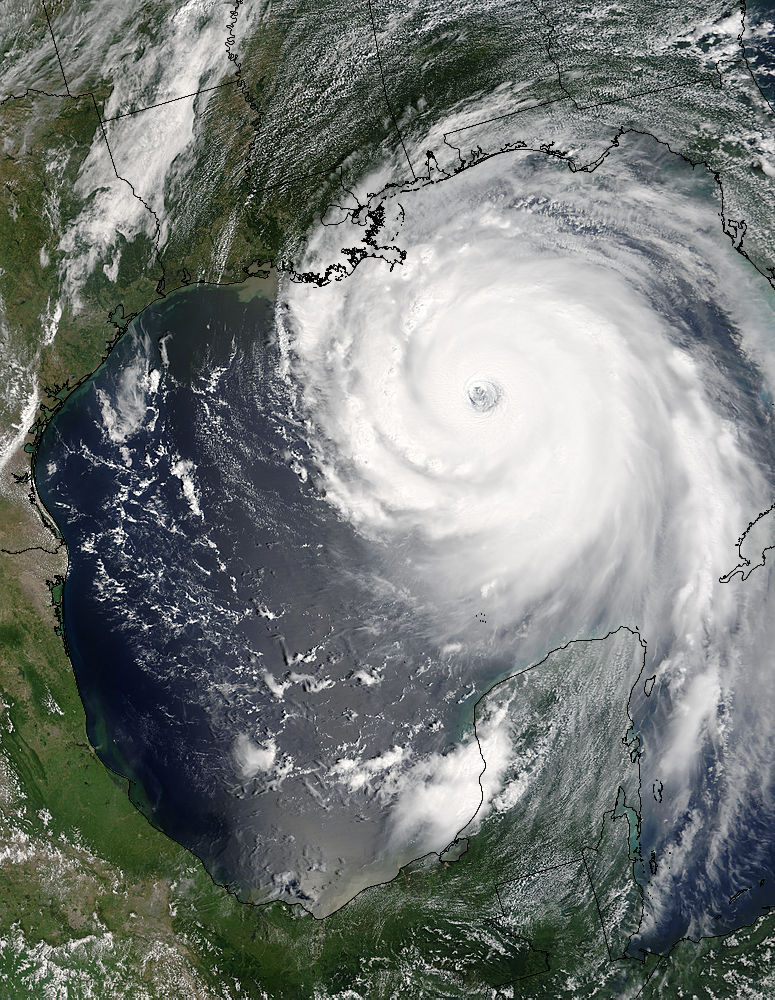
#> input picture assets/img/hurricane-katrina-1.jpg, 775 x 1000 px; its folder holds only this picture in this run
$ python color-map.py
#> lines starting #> are read from the running program, lines starting #| are printed output that depends on the picture
#!/usr/bin/env python

# color-map.py
#
# Copyright(c) Exequiel Ceasar Navarrete <esnavarrete1@up.edu.ph>
# Licensed under MIT
# Version 1.0.2

import os
import cv2
import sys
import glob
from shutil import rmtree

def color_map():
  image_dir_path = os.path.join(os.getcwd(), "assets/img")
  out_path = os.path.join(os.getcwd(), "out/color-map")
  ext = "jpg"

  # find all images in the directory
  images = glob.glob(f"{image_dir_path}/*.{ext}")

  # get all colormap flags available in opencv
  colormap_flag_prefix = 'COLORMAP_'
  colormap_flags = [i for i in dir(cv2) if i.startswith(colormap_flag_prefix)]

  # assemble the dictionary of color maps
  colormaps = {}
  for colormap_flag in colormap_flags:
    colormap_key = colormap_flag[len(colormap_flag_prefix):].lower()

    colormaps[colormap_key] = getattr(cv2, colormap_flag)

  # exit immediately when there are no detected color maps
  num_colormap_flags = len(colormap_flags)
  if num_colormap_flags == 0:
    print("No color map flags present on OpenCV. This is insane! should have at least one!")
    sys.exit(1)

  # exit immediately when there are no images present on the folder
  num_images = len(images)
  if num_images == 0:
    print(f"No images present on the directory: {image_dir_path}")
    sys.exit(1)

  print(f"Reading all images from the directory: {image_dir_path}")
  print(f"Output will be saved in: {out_path}")

  # delete the folder to make sure we are create new files
  if os.path.exists(out_path):
    rmtree(out_path)

  # create the output folder if not exists
  if not os.path.exists(out_path):
    os.makedirs(out_path)

  # iterate all found images
  for image in images:
    basename = os.path.basename(image)
    filename, _ = os.path.splitext(basename)
    im_gray = cv2.imread(image, cv2.IMREAD_GRAYSCALE)
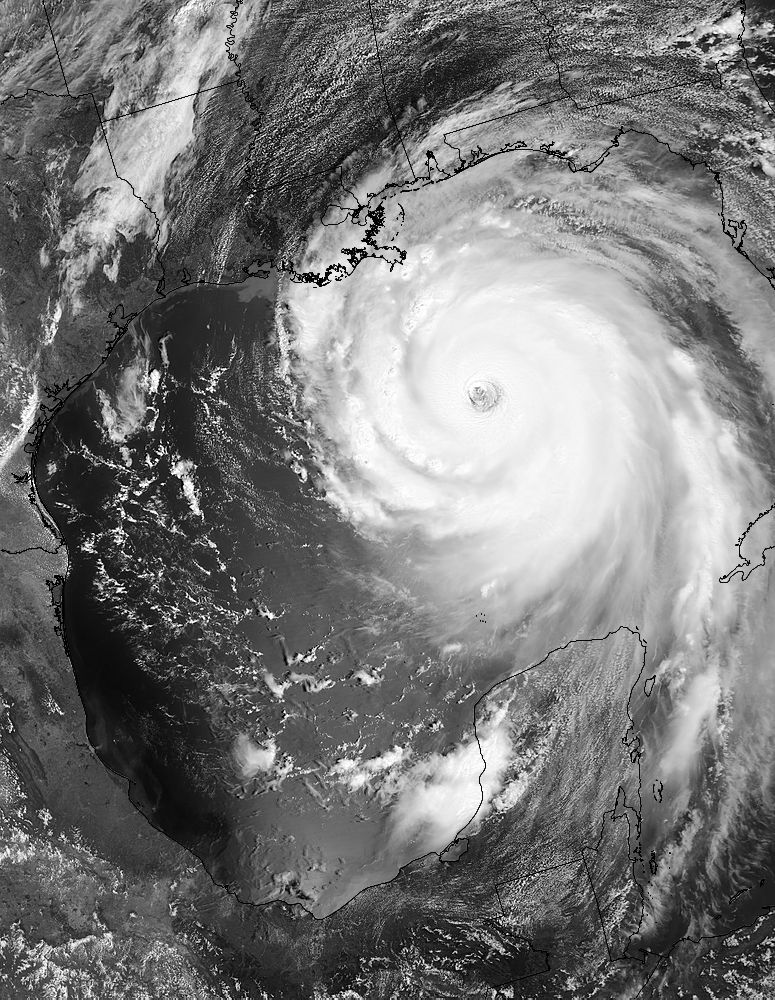
#> im_gray: shape (1000, 775); min 0, max 255, mean 119.6

    # resolve the output folder for each image
    final_out_path = os.path.join(out_path, filename)
    if not os.path.exists(final_out_path):
      os.makedirs(final_out_path)

    # apply the colormap to the grayscaled image and write it to the filesystem
    for color_name, color_val in colormaps.items():
      im_color = cv2.applyColorMap(im_gray, color_val)

      cv2.imwrite(f"{final_out_path}/{color_name}.jpg", im_color)
#> this loop made 22 passes
#> pass 1, in color_map, `im_color = cv2.applyColorMap(im_gray, color_val)`:
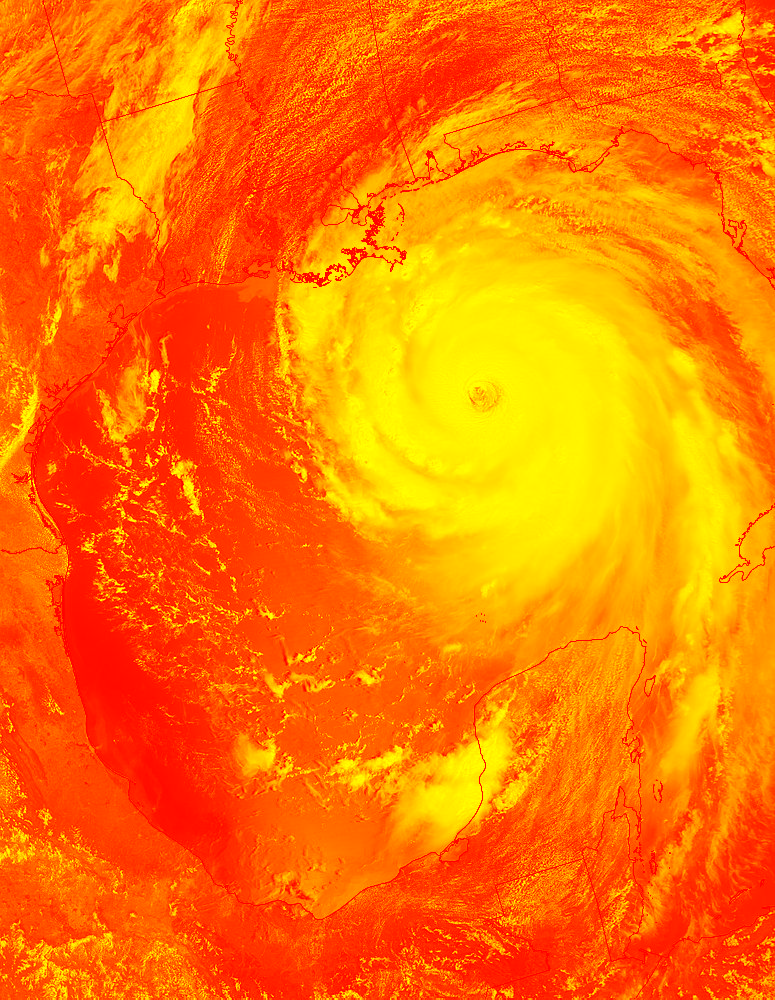
#> im_color: shape (1000, 775, 3); mean B, G, R 0, 119.6, 255
#> pass 2, in color_map, `im_color = cv2.applyColorMap(im_gray, color_val)`:
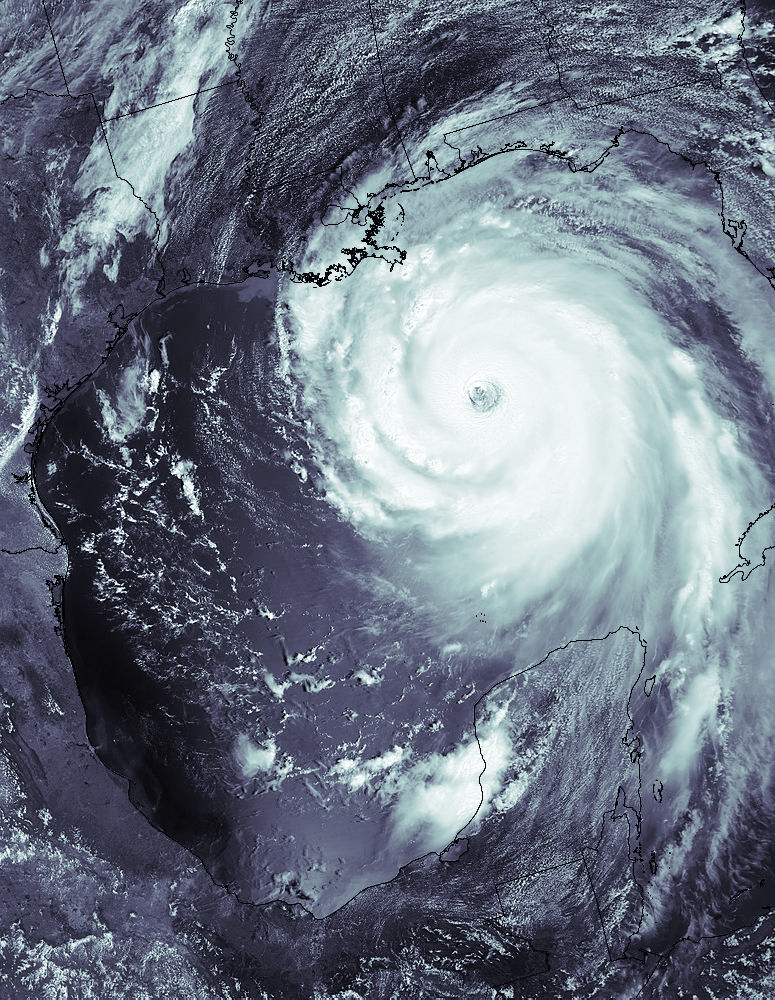
#> im_color: shape (1000, 775, 3); mean B, G, R 130.7, 116.3, 107.7
#> pass 3, in color_map, `im_color = cv2.applyColorMap(im_gray, color_val)`:
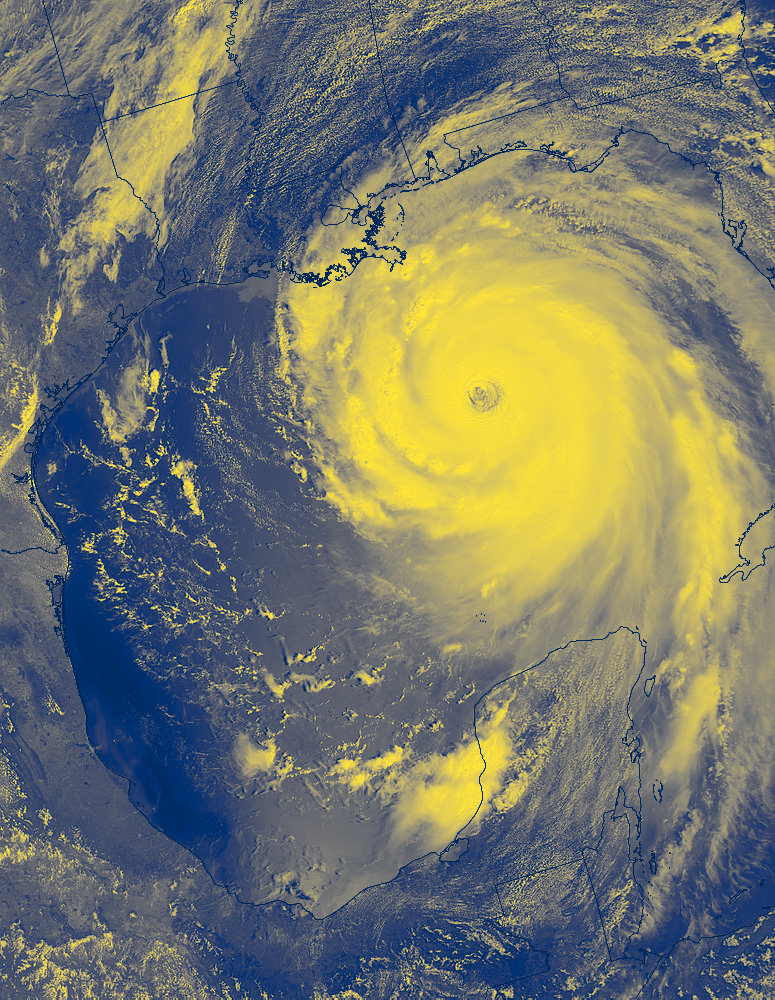
#> im_color: shape (1000, 775, 3); mean B, G, R 106.7, 120.1, 117.6

  print("Done processing images.")

# execute the main function
if __name__ == "__main__":
  color_map()

$ run again, on assets/img/hurricane-katrina-2.jpg
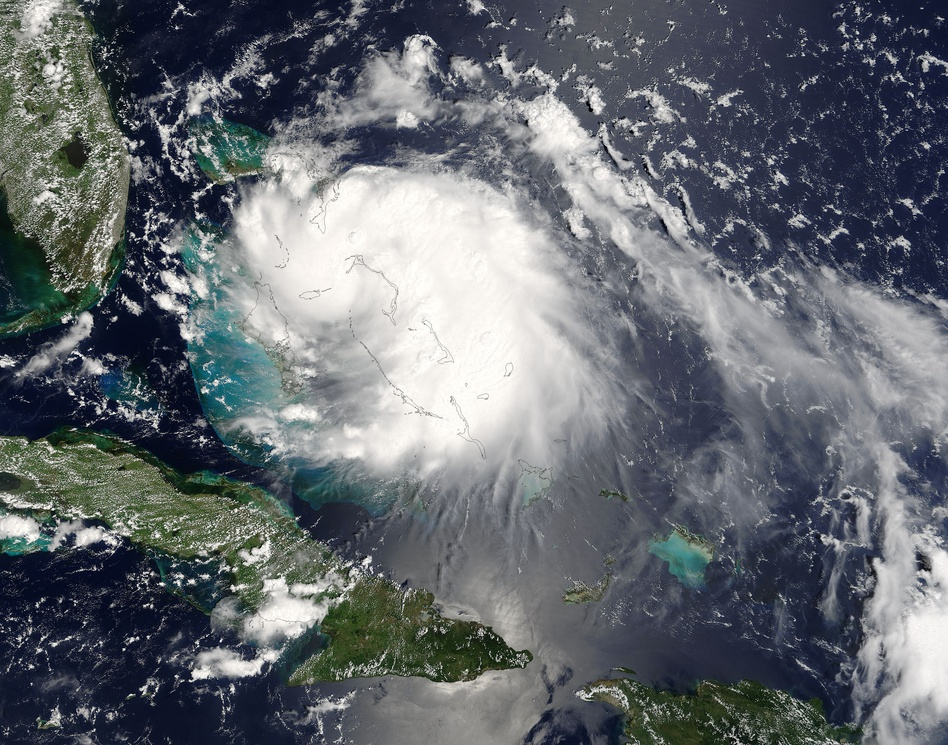
#> input picture assets/img/hurricane-katrina-2.jpg, 948 x 745 px, shrunk from 2800 x 2200 before the run
#> the loop in color_map, `for color_name, color_val in colormaps.items():` made 22 passes
#> pass 1, in color_map, `im_color = cv2.applyColorMap(im_gray, color_val)`:
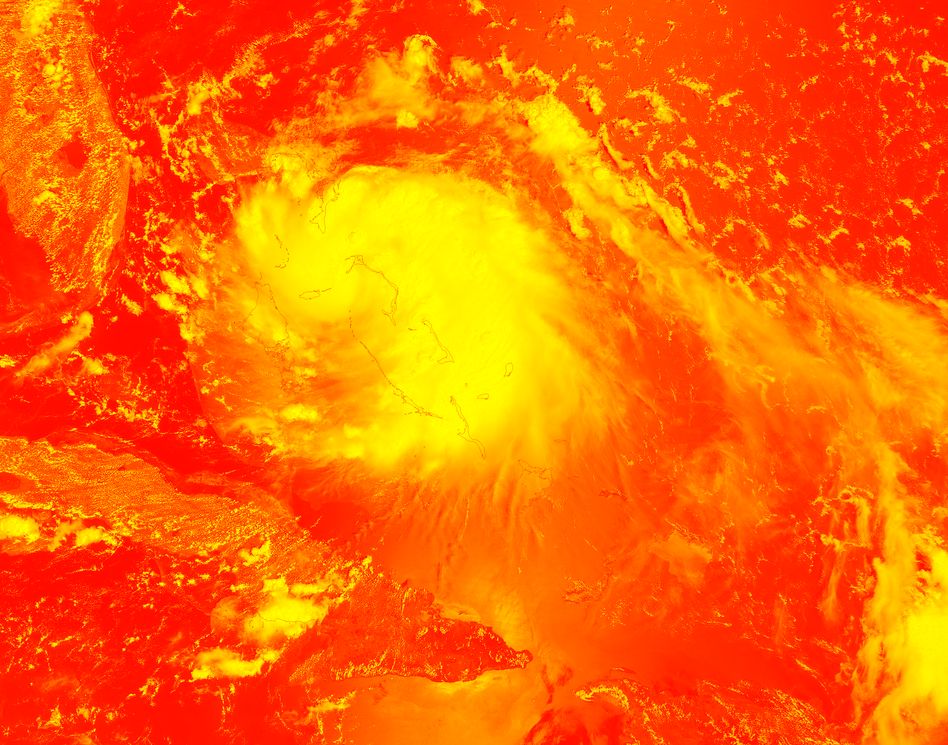
#> im_color: shape (745, 948, 3); mean B, G, R 0, 104.7, 255
#> pass 3, in color_map, `im_color = cv2.applyColorMap(im_gray, color_val)`:
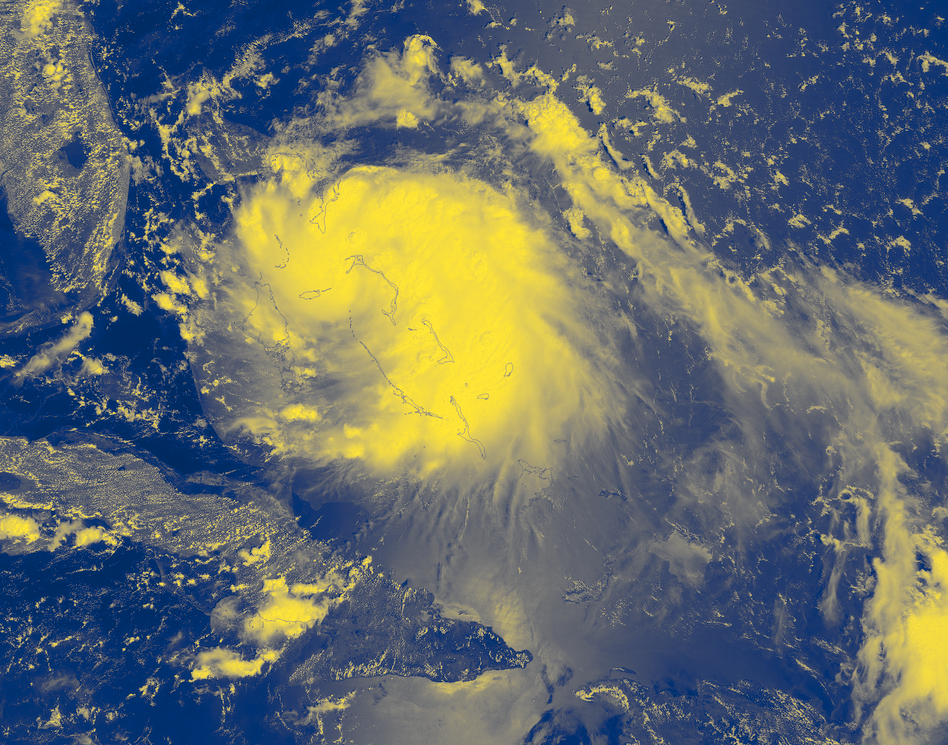
#> im_color: shape (745, 948, 3); mean B, G, R 107.5, 109.1, 102

$ run again, on assets/img/satellite-map.jpg
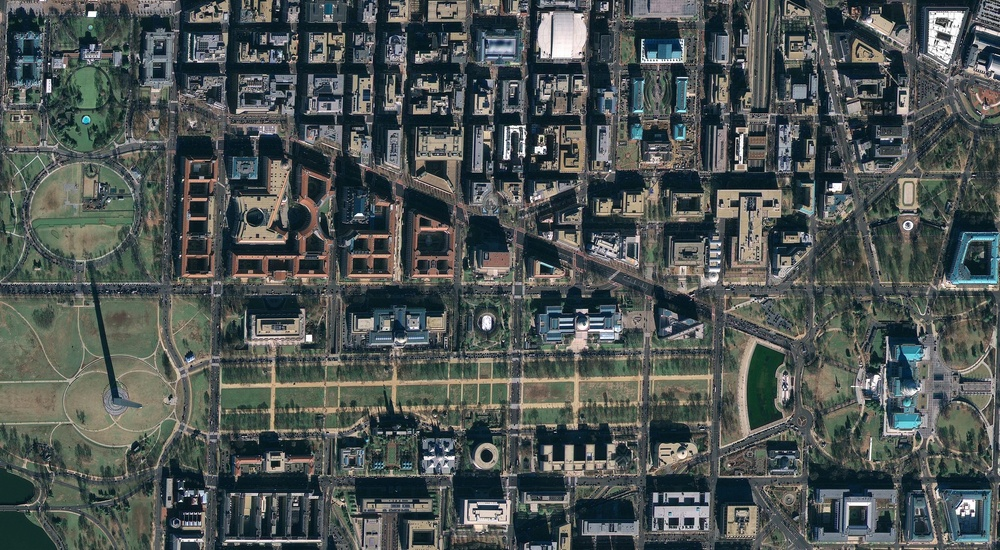
#> input picture assets/img/satellite-map.jpg, 1000 x 550 px, shrunk from 2120 x 1167 before the run
#> the loop in color_map, `for color_name, color_val in colormaps.items():` made 22 passes
#> pass 1, in color_map, `im_color = cv2.applyColorMap(im_gray, color_val)`:
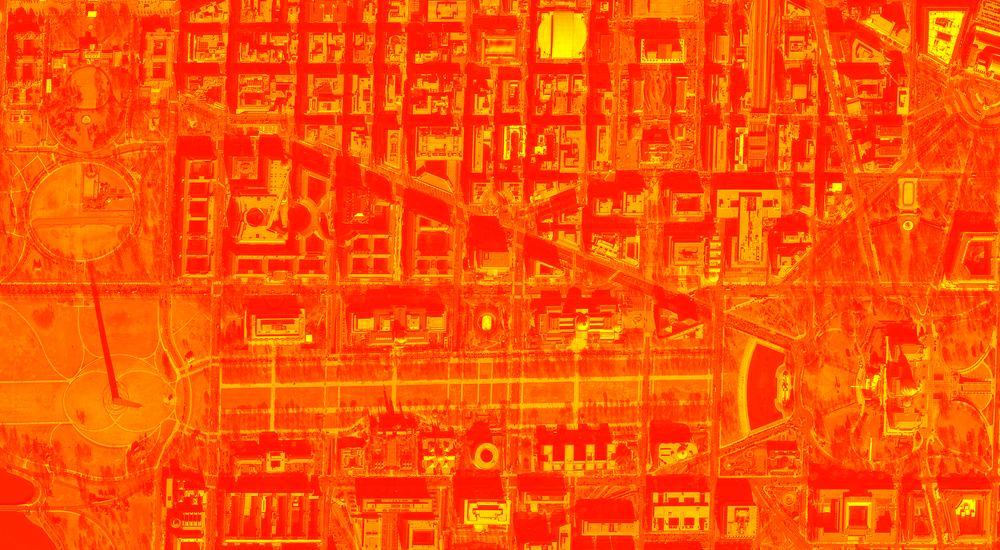
#> im_color: shape (550, 1000, 3); mean B, G, R 0, 82.3, 255
#> pass 3, in color_map, `im_color = cv2.applyColorMap(im_gray, color_val)`:
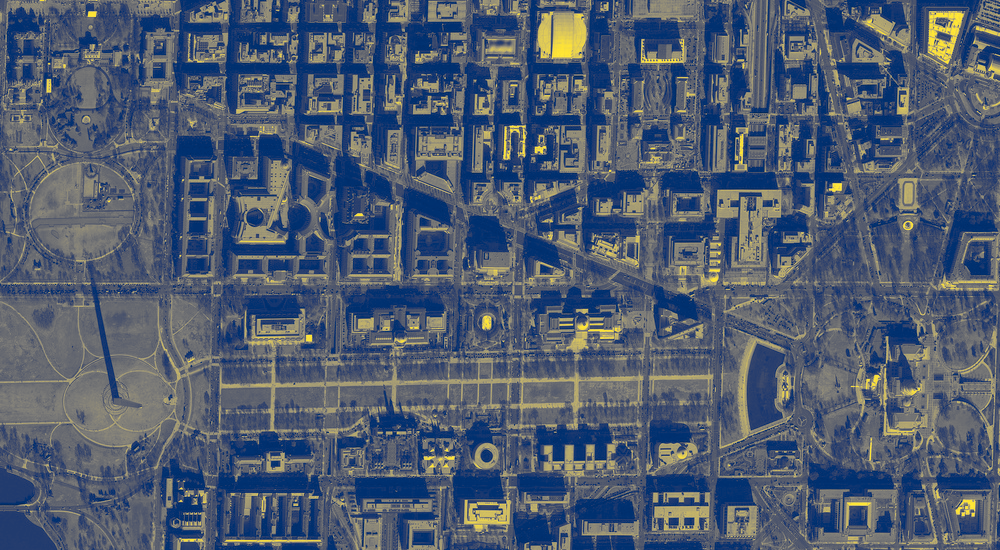
#> im_color: shape (550, 1000, 3); mean B, G, R 111.5, 91.8, 79.4
